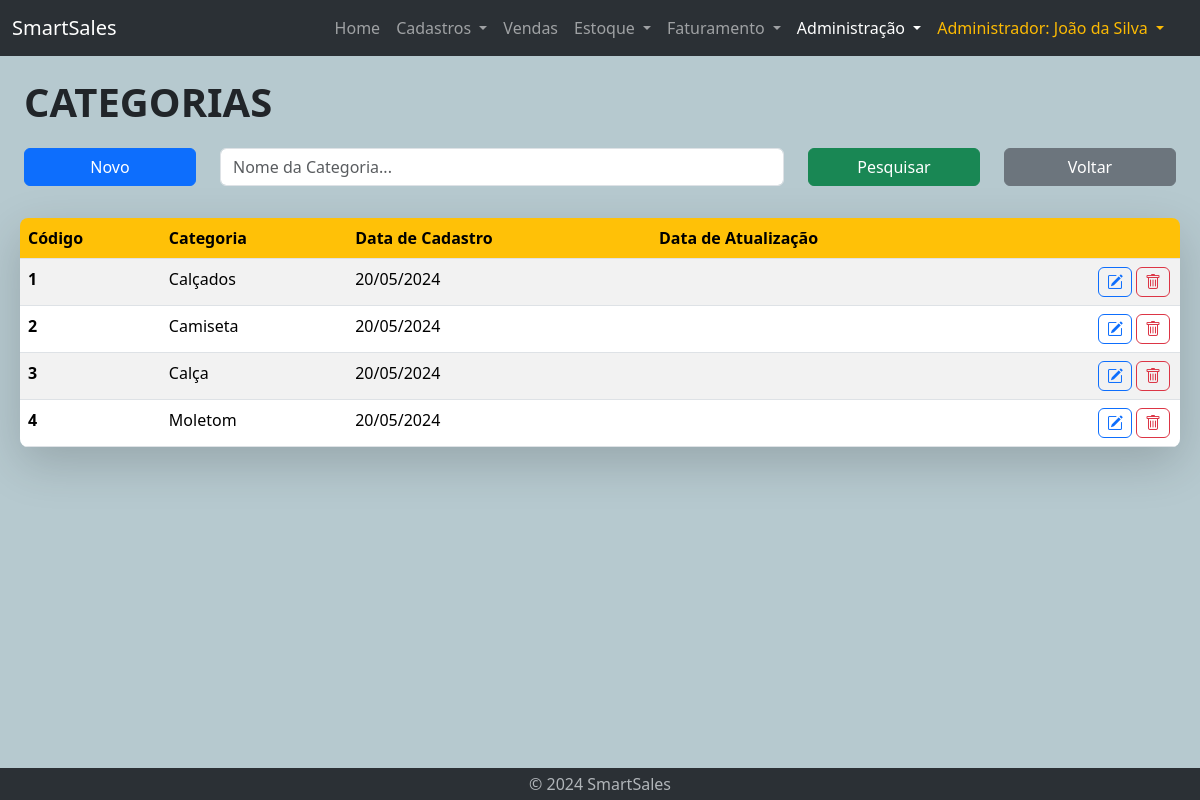
/admin-lst-categoria.php (signed in), run on the app's committed database.
### tables this page shows
CREATE TABLE categoria (
    id int AUTO_INCREMENT PRIMARY KEY,
    nome VARCHAR(255) NOT NULL,
    data_cad DATE,
    data_updt DATE
);

### admin-lst-categoria.php (the view, shortened to what this page needs)
<!DOCTYPE html>
<html lang="en">
<head>
    <?php require "geral/links.php" ?>
</head>
<body id="admin">
    <?php require "geral/navbar.php" ?>
    <?php require 'bd/connection.php'; ?>
    <div class="container-fluid mt-3 home">
        <div class="container-fluid">
            <div class="title-text">
                CATEGORIAS
            </div>
        </div>
        <div class="container-fluid mt-3">
            <form action="admin-lst-categoria.php" method="post">
                <div class="row">
                    <div class="col-lg-2 col-sm-2 col-3">
                        <button type="button" class="btn btn-primary mb-3 w-100" onclick="window.location.href='admin-cad-categoria.php'">Novo</button>
                    </div>
                    <div class="col-lg-6 col-sm-7 col-9">
                            <input type="text" name="nomeCategoria" class="form-control mb-3" id="inputPesquisa" placeholder="Nome da Categoria..."
                                value="<?php echo isset($_POST['nomeCategoria']) ? $_POST['nomeCategoria'] : ''; ?>">
                    </div>
                    <div class="col-lg-2 col-sm-3 col-12">
                        <button type="submit" class="btn btn-success mb-3 w-100">Pesquisar</button>
                    </div>
                    <div class="col-lg-2 col-sm-2 col-12">
                        <button type="button" class="btn btn-secondary mb-3 w-100" onclick="window.location.href='admin-produto.php'">Voltar</button>
                    </div>
                </div>
            </form>
        </div>
        <div class="container-fuid mt-3 ms-lg-2 me-lg-2 shadow-lg rounded-3">
            <?php
                $conn = new mysqli($servername, $username, $password, $database);
                $sql = "SELECT t1.id, t1.nome, t1.data_cad, t1.data_updt FROM categoria t1";
                ?>
                <div class='table-responsive table-wrapper'>
                    <table class='table table-striped table-hover rounded-3 overflow-hidden' id='myTable'>
                	    <thead class='thead-yellow'>
                            <tr>
                                <th scope='col'>Código</th>
                                <th scope='col'>Categoria</th>
                                <th scope='col'>Data de Cadastro</th>
                                <th scope='col'>Data de Atualização</th>
                                <th scope='col'> </th>
                            </tr>
                	    </thead>
                <?php
                if ($result = $conn->query($sql)) {
                    if ($result->num_rows > 0) {
                        echo "<tbody>";
                        while ($row = $result->fetch_assoc() ) {
                            $dataN = explode('-', $row["data_cad"]);
                            $ano_cad = $dataN[0];
                            $mes_cad = $dataN[1];
                            $dia_cad = $dataN[2];
                            $cod = $row["id"];
                            $nova_data_cad = $dia_cad . '/' . $mes_cad . '/' . $ano_cad;
                            echo "<tr>";
                            echo "  <th scope'row'>";
                            echo $cod;
                            echo "  </th><td>";
                            echo $row["nome"];
                            echo "  </td><td>";
                            echo $nova_data_cad;
                            echo "  </td><td>";
                            echo "  </td>";
            ?>
                                <td>
                                    <button type="button" class="btn btn-outline-danger"
                                    data-bs-toggle="tooltip" data-bs-placement="left" data-bs-title="Excluir categoria" data-bs-custom-class="custom-tooltip"
                                    onclick="window.location.href='admin-del-categoria.php?id=<?php echo $cod; ?>'">
                                        <a class="bi bi-trash"></a>
                                    </button>
                                    <button type="button" class="btn btn-outline-primary"
                                    data-bs-toggle="tooltip" data-bs-placement="left" data-bs-title="Editar categoria" data-bs-custom-class="custom-tooltip"
                                    onclick="window.location.href='admin-updt-categoria.php?id=<?php echo $cod; ?>'">
                                        <a class="bi bi-pencil-square"></a>
                                    </button>
                                </td>
                            </tr>
            <?php
                        }
                        echo "</tbody>";
                    }
                    echo "  </table>";
                    echo "</div>";
                } else {
                    echo "Erro executando SELECT: " . $conn->connect_error;
                }
            ?>
        </div>
    </div>
    <?php require "geral/footer.php" ?>
</body>
</html>

### geral/links.php (shortened to what this page needs)
<link rel="stylesheet" href="framework/bootstrap-5.3.3-dist/css/bootstrap.min.css">
<link rel="stylesheet" href="https://cdn.jsdelivr.net/npm/bootstrap-icons@1.11.3/font/bootstrap-icons.min.css">
<link href="https://cdn.jsdelivr.net/npm/sweetalert2@11.10.8/dist/sweetalert2.min.css" rel="stylesheet">
<link rel="stylesheet" href="css/style.css">

### geral/navbar.php (shortened to what this page needs)
<nav class="navbar navbar-expand-lg bg-body-tertiary" data-bs-theme="dark">
    <div class="container-fluid">
        <a class="navbar-brand" href="home.php">SmartSales</a>
        <div class="offcanvas offcanvas-end" tabindex="-1" id="offcanvasNavbar" aria-labelledby="offcanvasNavbarLabel">
            <div class="offcanvas-body">
                <ul class="navbar-nav justify-content-end flex-grow-1 pe-3">
                    <li class="nav-item">
                        <a class="nav-link" id="home" aria-current="page" href="home.php">Home</a>
                    </li>
                    <li class="nav-item dropdown">
                        <a class="nav-link dropdown-toggle" id="cadastro" href="#" role="button" data-bs-toggle="dropdown" aria-expanded="false">
                            Cadastros
                        </a>
                    </li>
                    <li class="nav-item">
                        <a class="nav-link" id="vendas" href="vendedor-lst-vendas.php" role="button">
                            Vendas
                        </a>
                    </li>
                    <li class="nav-item dropdown">
                        <a class="nav-link dropdown-toggle" id="estoque" href="#" role="button" data-bs-toggle="dropdown" aria-expanded="false">
                            Estoque
                        </a>
                    </li>
                    <li class="nav-item dropdown">
                        <a class="nav-link dropdown-toggle" id="faturamento" href="#" role="button" data-bs-toggle="dropdown" aria-expanded="false">
                            Faturamento
                        </a>
                    </li>
                    <li class="nav-item dropdown">
                        <a class="nav-link dropdown-toggle" id="admin" href="#" role="button" data-bs-toggle="dropdown" aria-expanded="false">
                            Administração
                        </a>
                    </li>
                    <li class="nav-item dropdown">
                        <a class="nav-link dropdown-toggle" href="#" role="button" id="dropdownMenuLink" data-bs-toggle="dropdown" aria-expanded="false" style="color: #fcba03">
                            <?php echo $_SESSION['cargo_nome'] . ": " . $_SESSION['nome']; ?>
                        </a>
                    </li>
                </ul>
            </div>
        </div>
    </div>
</nav>

### geral/footer.php (shortened to what this page needs)
<footer class="my-0" data-bs-theme="dark" style="width: 100% !important">
    <p class="text-center text-body-secondary" style="margin-bottom: 0px;"><a href="#" class="nav-link p-1" data-bs-toggle="modal" data-bs-target="#sobreModal">© 2024 SmartSales</a></p>
</footer>

### css/style.css (style rules this page uses)
body { display: flex; flex-direction: column; min-height: 100vh; background-color: #b6c9cf; }
footer { margin-top: auto; background-color: rgb(43, 48, 53); width: 100% !important; }
.container-fluid.home { flex: 1; margin-bottom: 1rem; }
.title-text { font-weight: 900; font-size: 40px; }
div.table-responsive #myTable .btn { padding: 2px 8px; float: right; margin: 0px 2px; }
div.table-responsive #myTable { margin-bottom: 0px; }
div.table-responsive #myTable a { color: inherit; }
.thead-yellow { --bs-table-color: black; --bs-table-bg: #ffc107; color: var(--bs-table-color); }

### data on the page
categoria: id "1", nome "Calçados", data_cad "20/05/2024"
categoria: id "2", nome "Camiseta", data_cad "20/05/2024"
categoria: id "3", nome "Calça", data_cad "20/05/2024"
categoria: id "4", nome "Moletom", data_cad "20/05/2024"

### other printed values
$_SESSION['cargo_nome'] "Administrador"
$_SESSION['nome'] "João da Silva"
